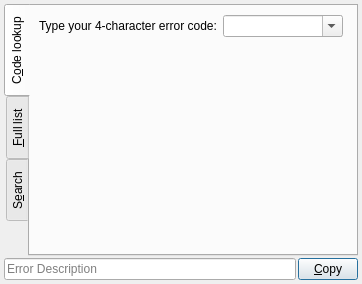
<?xml version="1.0" encoding="UTF-8"?>
<ui version="4.0">
 <class>AutErrorCode</class>
 <widget class="QDialog" name="AutErrorCode">
  <property name="geometry">
   <rect>
    <x>0</x>
    <y>0</y>
    <width>362</width>
    <height>284</height>
   </rect>
  </property>
  <property name="windowTitle">
   <string>Error Code Lookup</string>
  </property>
  <layout class="QVBoxLayout" name="verticalLayout_3">
   <property name="spacing">
    <number>2</number>
   </property>
   <property name="leftMargin">
    <number>4</number>
   </property>
   <property name="topMargin">
    <number>4</number>
   </property>
   <property name="rightMargin">
    <number>4</number>
   </property>
   <property name="bottomMargin">
    <number>4</number>
   </property>
   <item>
    <widget class="QTabWidget" name="selector_Tab">
     <property name="tabPosition">
      <enum>QTabWidget::West</enum>
     </property>
     <property name="currentIndex">
      <number>0</number>
     </property>
     <property name="usesScrollButtons">
      <bool>true</bool>
     </property>
     <property name="documentMode">
      <bool>false</bool>
     </property>
     <widget class="QWidget" name="tab_Lookup">
      <attribute name="title">
       <string>C&amp;ode lookup</string>
      </attribute>
      <layout class="QGridLayout" name="gridLayout">
       <item row="0" column="0">
        <layout class="QVBoxLayout" name="verticalLayout_2">
         <item>
          <layout class="QHBoxLayout" name="horizontalLayout_2">
           <item>
            <widget class="QLabel" name="label">
             <property name="text">
              <string>Type your 4-character error code:</string>
             </property>
            </widget>
           </item>
           <item>
            <widget class="QComboBox" name="combo_Code">
             <property name="minimumSize">
              <size>
               <width>120</width>
               <height>0</height>
              </size>
             </property>
             <property name="inputMethodHints">
              <set>Qt::ImhNone</set>
             </property>
             <property name="editable">
              <bool>true</bool>
             </property>
            </widget>
           </item>
           <item>
            <spacer name="horizontalSpacer">
             <property name="orientation">
              <enum>Qt::Horizontal</enum>
             </property>
             <property name="sizeHint" stdset="0">
              <size>
               <width>40</width>
               <height>20</height>
              </size>
             </property>
            </spacer>
           </item>
          </layout>
         </item>
         <item>
          <spacer name="verticalSpacer">
           <property name="orientation">
            <enum>Qt::Vertical</enum>
           </property>
           <property name="sizeHint" stdset="0">
            <size>
             <width>20</width>
             <height>40</height>
            </size>
           </property>
          </spacer>
         </item>
        </layout>
       </item>
      </layout>
     </widget>
     <widget class="QWidget" name="tab_List">
      <attribute name="title">
       <string>&amp;Full list</string>
      </attribute>
      <layout class="QGridLayout" name="gridLayout_2">
       <item row="0" column="0">
        <layout class="QVBoxLayout" name="verticalLayout_4">
         <item>
          <widget class="QListWidget" name="list_Codes">
           <property name="editTriggers">
            <set>QAbstractItemView::EditKeyPressed</set>
           </property>
          </widget>
         </item>
        </layout>
       </item>
      </layout>
     </widget>
     <widget class="QWidget" name="tab_Search">
      <attribute name="title">
       <string>S&amp;earch</string>
      </attribute>
      <layout class="QGridLayout" name="gridLayout_3">
       <item row="0" column="0">
        <layout class="QVBoxLayout" name="verticalLayout">
         <property name="topMargin">
          <number>0</number>
         </property>
         <item>
          <layout class="QHBoxLayout" name="horizontalLayout">
           <property name="spacing">
            <number>2</number>
           </property>
           <item>
            <widget class="QLineEdit" name="edit_Search">
             <property name="placeholderText">
              <string>Enter part of error description...</string>
             </property>
            </widget>
           </item>
           <item>
            <widget class="QToolButton" name="btn_order">
             <property name="whatsThis">
              <string>Ascending/descending order</string>
             </property>
             <property name="text">
              <string>...</string>
             </property>
             <property name="arrowType">
              <enum>Qt::UpArrow</enum>
             </property>
            </widget>
           </item>
          </layout>
         </item>
         <item>
          <widget class="QListWidget" name="list_Search"/>
         </item>
        </layout>
       </item>
      </layout>
     </widget>
    </widget>
   </item>
   <item>
    <layout class="QHBoxLayout" name="horizontalLayout_3">
     <property name="spacing">
      <number>2</number>
     </property>
     <property name="topMargin">
      <number>0</number>
     </property>
     <item>
      <widget class="QLineEdit" name="edit_Result">
       <property name="readOnly">
        <bool>true</bool>
       </property>
       <property name="placeholderText">
        <string>Error Description</string>
       </property>
      </widget>
     </item>
     <item>
      <widget class="QPushButton" name="btn_Copy">
       <property name="maximumSize">
        <size>
         <width>60</width>
         <height>16777215</height>
        </size>
       </property>
       <property name="text">
        <string>&amp;Copy</string>
       </property>
      </widget>
     </item>
    </layout>
   </item>
   <item>
    <layout class="QHBoxLayout" name="StatusBarLayout"/>
   </item>
  </layout>
 </widget>
 <tabstops>
  <tabstop>selector_Tab</tabstop>
  <tabstop>combo_Code</tabstop>
  <tabstop>list_Codes</tabstop>
  <tabstop>edit_Search</tabstop>
  <tabstop>list_Search</tabstop>
  <tabstop>edit_Result</tabstop>
  <tabstop>btn_Copy</tabstop>
 </tabstops>
 <resources/>
 <connections/>
</ui>
